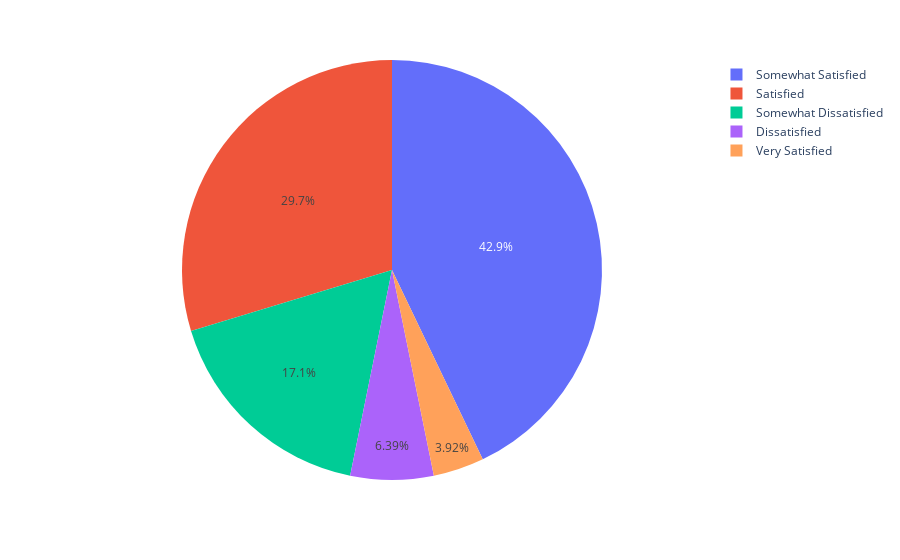
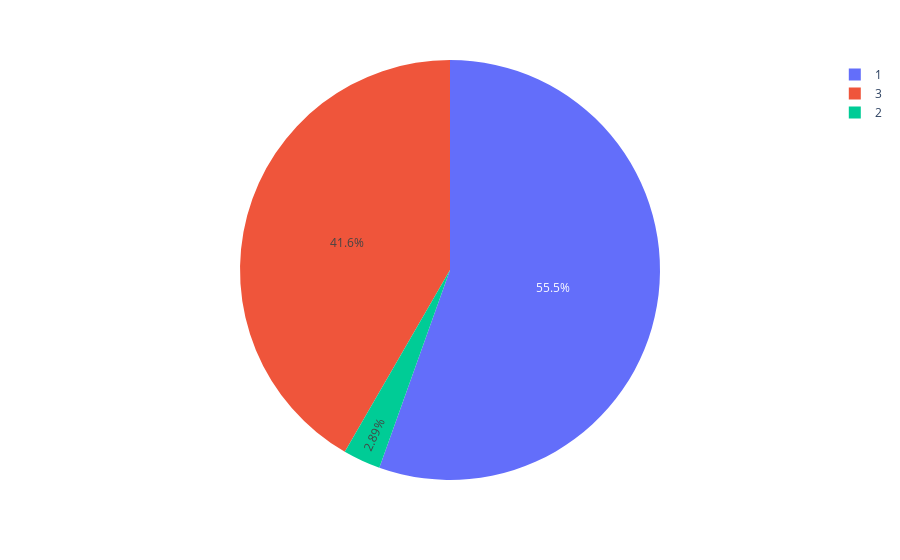
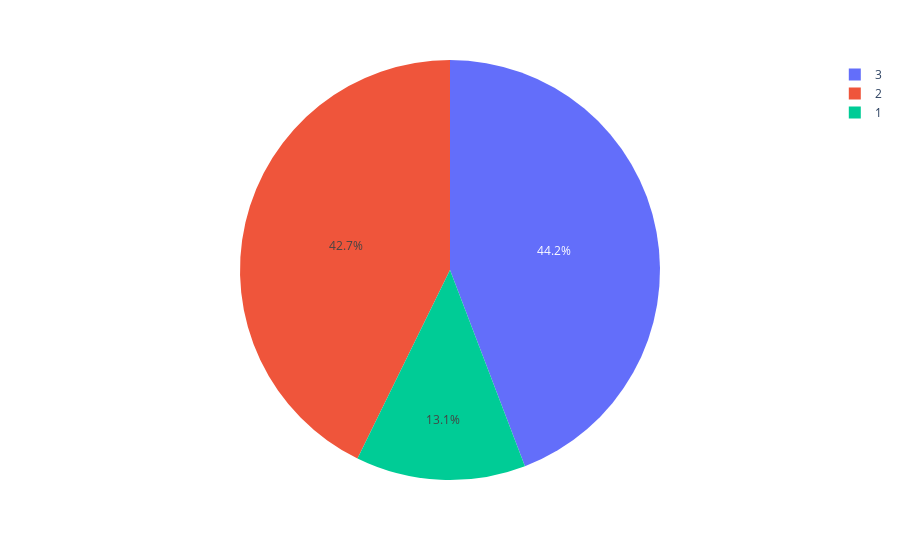

Notebook cell for these charts, in order:
### Code cell
# pie chart of attendee responses per input
inputs = ['satisfaction', 'length', 'numdat_2']

for input in inputs:
    breakdown_by_input = df_uniq_id.groupby(input)['iid'].count().reset_index()
    fig = px.pie(breakdown_by_input, values='iid', names=input)
    fig.show()
    pyo.plot(fig, filename=input + '_pie.html')

### Figure 1 — Plotly figure (JSON) as saved in the notebook; plotly's stock layout.template omitted (floating-point values rounded to 4 significant figures)
{"data": [{"domain": {"x": [0, 1], "y": [0, 1]}, "hovertemplate": "satisfaction=%{label}<br>iid=%{value}<extra></extra>", "labels": ["Dissatisfied", "Satisfied", "Somewhat Dissatisfied", "Somewhat Satisfied", "Very Satisfied"], "legendgroup": "", "name": "", "showlegend": true, "type": "pie", "values": [31, 144, 83, 208, 19]}], "layout": {"legend": {"tracegroupgap": 0}, "margin": {"t": 60}}}

### Figure 2 — Plotly figure (JSON) as saved in the notebook; plotly's stock layout.template omitted (floating-point values rounded to 4 significant figures)
{"data": [{"domain": {"x": [0, 1], "y": [0, 1]}, "hovertemplate": "length=%{label}<br>iid=%{value}<extra></extra>", "labels": [1, 2, 3], "legendgroup": "", "name": "", "showlegend": true, "type": "pie", "values": [269, 14, 202]}], "layout": {"legend": {"tracegroupgap": 0}, "margin": {"t": 60}}}

### Figure 3 — Plotly figure (JSON) as saved in the notebook; plotly's stock layout.template omitted (floating-point values rounded to 4 significant figures)
{"data": [{"domain": {"x": [0, 1], "y": [0, 1]}, "hovertemplate": "numdat_2=%{label}<br>iid=%{value}<extra></extra>", "labels": [1, 2, 3], "legendgroup": "", "name": "", "showlegend": true, "type": "pie", "values": [63, 206, 213]}], "layout": {"legend": {"tracegroupgap": 0}, "margin": {"t": 60}}}
